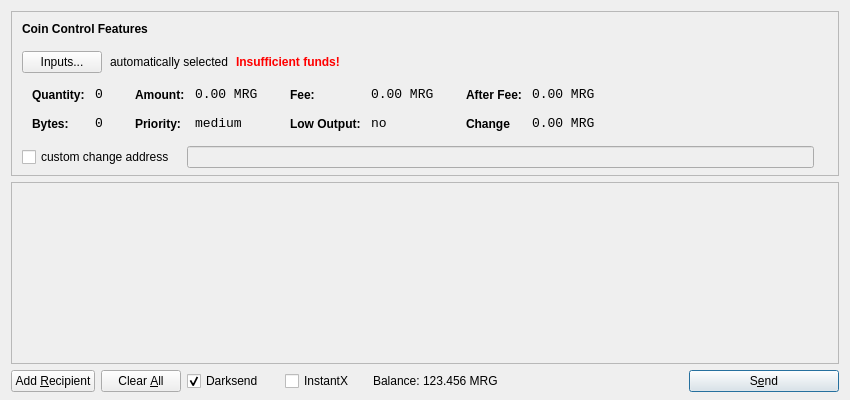
<?xml version="1.0" encoding="UTF-8"?>
<ui version="4.0">
 <class>SendCoinsDialog</class>
 <widget class="QDialog" name="SendCoinsDialog">
  <property name="geometry">
   <rect>
    <x>0</x>
    <y>0</y>
    <width>850</width>
    <height>400</height>
   </rect>
  </property>
  <property name="windowTitle">
   <string>Send Coins</string>
  </property>
  <layout class="QVBoxLayout" name="verticalLayout" stretch="0,1,0">
   <property name="bottomMargin">
    <number>8</number>
   </property>
   <item>
    <widget class="QFrame" name="frameCoinControl">
     <property name="sizePolicy">
      <sizepolicy hsizetype="Expanding" vsizetype="Expanding">
       <horstretch>0</horstretch>
       <verstretch>0</verstretch>
      </sizepolicy>
     </property>
     <property name="maximumSize">
      <size>
       <width>16777215</width>
       <height>16777215</height>
      </size>
     </property>
     <property name="frameShape">
      <enum>QFrame::StyledPanel</enum>
     </property>
     <property name="frameShadow">
      <enum>QFrame::Sunken</enum>
     </property>
     <layout class="QVBoxLayout" name="verticalLayoutCoinControl2">
      <property name="spacing">
       <number>-1</number>
      </property>
      <property name="leftMargin">
       <number>0</number>
      </property>
      <property name="topMargin">
       <number>0</number>
      </property>
      <property name="rightMargin">
       <number>0</number>
      </property>
      <property name="bottomMargin">
       <number>6</number>
      </property>
      <item>
       <layout class="QVBoxLayout" name="verticalLayoutCoinControl" stretch="0,0,0,0,1">
        <property name="spacing">
         <number>0</number>
        </property>
        <property name="leftMargin">
         <number>10</number>
        </property>
        <property name="topMargin">
         <number>10</number>
        </property>
        <item>
         <layout class="QHBoxLayout" name="horizontalLayoutCoinControl1">
          <property name="bottomMargin">
           <number>15</number>
          </property>
          <item>
           <widget class="QLabel" name="labelCoinControlFeatures">
            <property name="sizePolicy">
             <sizepolicy hsizetype="Preferred" vsizetype="Maximum">
              <horstretch>0</horstretch>
              <verstretch>0</verstretch>
             </sizepolicy>
            </property>
            <property name="font">
             <font>
              <weight>75</weight>
              <bold>true</bold>
             </font>
            </property>
            <property name="styleSheet">
             <string notr="true">font-weight:bold;</string>
            </property>
            <property name="text">
             <string>Coin Control Features</string>
            </property>
           </widget>
          </item>
         </layout>
        </item>
        <item>
         <layout class="QHBoxLayout" name="horizontalLayoutCoinControl2" stretch="0,0,0,0">
          <property name="spacing">
           <number>8</number>
          </property>
          <property name="bottomMargin">
           <number>10</number>
          </property>
          <item>
           <widget class="QPushButton" name="pushButtonCoinControl">
            <property name="styleSheet">
             <string notr="true"/>
            </property>
            <property name="text">
             <string>Inputs...</string>
            </property>
           </widget>
          </item>
          <item>
           <widget class="QLabel" name="labelCoinControlAutomaticallySelected">
            <property name="text">
             <string>automatically selected</string>
            </property>
            <property name="margin">
             <number>5</number>
            </property>
           </widget>
          </item>
          <item>
           <widget class="QLabel" name="labelCoinControlInsuffFunds">
            <property name="font">
             <font>
              <weight>75</weight>
              <bold>true</bold>
             </font>
            </property>
            <property name="styleSheet">
             <string notr="true">color:red;font-weight:bold;</string>
            </property>
            <property name="text">
             <string>Insufficient funds!</string>
            </property>
            <property name="margin">
             <number>5</number>
            </property>
           </widget>
          </item>
          <item>
           <spacer name="horizontalSpacerCoinControl">
            <property name="orientation">
             <enum>Qt::Horizontal</enum>
            </property>
            <property name="sizeHint" stdset="0">
             <size>
              <width>40</width>
              <height>1</height>
             </size>
            </property>
           </spacer>
          </item>
         </layout>
        </item>
        <item>
         <widget class="QWidget" name="widgetCoinControl" native="true">
          <property name="sizePolicy">
           <sizepolicy hsizetype="Preferred" vsizetype="Preferred">
            <horstretch>0</horstretch>
            <verstretch>0</verstretch>
           </sizepolicy>
          </property>
          <property name="minimumSize">
           <size>
            <width>0</width>
            <height>0</height>
           </size>
          </property>
          <property name="styleSheet">
           <string notr="true"/>
          </property>
          <layout class="QHBoxLayout" name="horizontalLayoutCoinControl5">
           <property name="margin">
            <number>0</number>
           </property>
           <item>
            <layout class="QHBoxLayout" name="horizontalLayoutCoinControl3" stretch="0,0,0,1">
             <property name="spacing">
              <number>20</number>
             </property>
             <property name="topMargin">
              <number>0</number>
             </property>
             <property name="bottomMargin">
              <number>10</number>
             </property>
             <item>
              <layout class="QFormLayout" name="formLayoutCoinControl1">
               <property name="horizontalSpacing">
                <number>10</number>
               </property>
               <property name="verticalSpacing">
                <number>14</number>
               </property>
               <property name="leftMargin">
                <number>10</number>
               </property>
               <property name="topMargin">
                <number>4</number>
               </property>
               <property name="rightMargin">
                <number>6</number>
               </property>
               <item row="0" column="0">
                <widget class="QLabel" name="labelCoinControlQuantityText">
                 <property name="styleSheet">
                  <string notr="true">font-weight:bold;</string>
                 </property>
                 <property name="text">
                  <string>Quantity:</string>
                 </property>
                 <property name="margin">
                  <number>0</number>
                 </property>
                </widget>
               </item>
               <item row="0" column="1">
                <widget class="QLabel" name="labelCoinControlQuantity">
                 <property name="font">
                  <font>
                   <family>Monospace</family>
                   <pointsize>10</pointsize>
                  </font>
                 </property>
                 <property name="cursor">
                  <cursorShape>IBeamCursor</cursorShape>
                 </property>
                 <property name="contextMenuPolicy">
                  <enum>Qt::ActionsContextMenu</enum>
                 </property>
                 <property name="text">
                  <string>0</string>
                 </property>
                 <property name="margin">
                  <number>0</number>
                 </property>
                 <property name="textInteractionFlags">
                  <set>Qt::LinksAccessibleByMouse|Qt::TextSelectableByKeyboard|Qt::TextSelectableByMouse</set>
                 </property>
                </widget>
               </item>
               <item row="1" column="0">
                <widget class="QLabel" name="labelCoinControlBytesText">
                 <property name="styleSheet">
                  <string notr="true">font-weight:bold;</string>
                 </property>
                 <property name="text">
                  <string>Bytes:</string>
                 </property>
                </widget>
               </item>
               <item row="1" column="1">
                <widget class="QLabel" name="labelCoinControlBytes">
                 <property name="font">
                  <font>
                   <family>Monospace</family>
                   <pointsize>10</pointsize>
                  </font>
                 </property>
                 <property name="cursor">
                  <cursorShape>IBeamCursor</cursorShape>
                 </property>
                 <property name="contextMenuPolicy">
                  <enum>Qt::ActionsContextMenu</enum>
                 </property>
                 <property name="text">
                  <string>0</string>
                 </property>
                 <property name="textInteractionFlags">
                  <set>Qt::LinksAccessibleByMouse|Qt::TextSelectableByKeyboard|Qt::TextSelectableByMouse</set>
                 </property>
                </widget>
               </item>
              </layout>
             </item>
             <item>
              <layout class="QFormLayout" name="formLayoutCoinControl2">
               <property name="horizontalSpacing">
                <number>10</number>
               </property>
               <property name="verticalSpacing">
                <number>14</number>
               </property>
               <property name="leftMargin">
                <number>6</number>
               </property>
               <property name="topMargin">
                <number>4</number>
               </property>
               <property name="rightMargin">
                <number>6</number>
               </property>
               <item row="0" column="0">
                <widget class="QLabel" name="labelCoinControlAmountText">
                 <property name="styleSheet">
                  <string notr="true">font-weight:bold;</string>
                 </property>
                 <property name="text">
                  <string>Amount:</string>
                 </property>
                 <property name="margin">
                  <number>0</number>
                 </property>
                </widget>
               </item>
               <item row="0" column="1">
                <widget class="QLabel" name="labelCoinControlAmount">
                 <property name="font">
                  <font>
                   <family>Monospace</family>
                   <pointsize>10</pointsize>
                  </font>
                 </property>
                 <property name="cursor">
                  <cursorShape>IBeamCursor</cursorShape>
                 </property>
                 <property name="contextMenuPolicy">
                  <enum>Qt::ActionsContextMenu</enum>
                 </property>
                 <property name="text">
                  <string>0.00 MRG</string>
                 </property>
                 <property name="textInteractionFlags">
                  <set>Qt::LinksAccessibleByMouse|Qt::TextSelectableByKeyboard|Qt::TextSelectableByMouse</set>
                 </property>
                </widget>
               </item>
               <item row="1" column="0">
                <widget class="QLabel" name="labelCoinControlPriorityText">
                 <property name="styleSheet">
                  <string notr="true">font-weight:bold;</string>
                 </property>
                 <property name="text">
                  <string>Priority:</string>
                 </property>
                </widget>
               </item>
               <item row="1" column="1">
                <widget class="QLabel" name="labelCoinControlPriority">
                 <property name="font">
                  <font>
                   <family>Monospace</family>
                   <pointsize>10</pointsize>
                  </font>
                 </property>
                 <property name="cursor">
                  <cursorShape>IBeamCursor</cursorShape>
                 </property>
                 <property name="contextMenuPolicy">
                  <enum>Qt::ActionsContextMenu</enum>
                 </property>
                 <property name="text">
                  <string>medium</string>
                 </property>
                 <property name="textInteractionFlags">
                  <set>Qt::LinksAccessibleByMouse|Qt::TextSelectableByKeyboard|Qt::TextSelectableByMouse</set>
                 </property>
                </widget>
               </item>
              </layout>
             </item>
             <item>
              <layout class="QFormLayout" name="formLayoutCoinControl3">
               <property name="horizontalSpacing">
                <number>10</number>
               </property>
               <property name="verticalSpacing">
                <number>14</number>
               </property>
               <property name="leftMargin">
                <number>6</number>
               </property>
               <property name="topMargin">
                <number>4</number>
               </property>
               <property name="rightMargin">
                <number>6</number>
               </property>
               <item row="0" column="0">
                <widget class="QLabel" name="labelCoinControlFeeText">
                 <property name="styleSheet">
                  <string notr="true">font-weight:bold;</string>
                 </property>
                 <property name="text">
                  <string>Fee:</string>
                 </property>
                 <property name="margin">
                  <number>0</number>
                 </property>
                </widget>
               </item>
               <item row="0" column="1">
                <widget class="QLabel" name="labelCoinControlFee">
                 <property name="font">
                  <font>
                   <family>Monospace</family>
                   <pointsize>10</pointsize>
                  </font>
                 </property>
                 <property name="cursor">
                  <cursorShape>IBeamCursor</cursorShape>
                 </property>
                 <property name="contextMenuPolicy">
                  <enum>Qt::ActionsContextMenu</enum>
                 </property>
                 <property name="text">
                  <string>0.00 MRG</string>
                 </property>
                 <property name="textInteractionFlags">
                  <set>Qt::LinksAccessibleByMouse|Qt::TextSelectableByKeyboard|Qt::TextSelectableByMouse</set>
                 </property>
                </widget>
               </item>
               <item row="1" column="0">
                <widget class="QLabel" name="labelCoinControlLowOutputText">
                 <property name="styleSheet">
                  <string notr="true">font-weight:bold;</string>
                 </property>
                 <property name="text">
                  <string>Low Output:</string>
                 </property>
                </widget>
               </item>
               <item row="1" column="1">
                <widget class="QLabel" name="labelCoinControlLowOutput">
                 <property name="font">
                  <font>
                   <family>Monospace</family>
                   <pointsize>10</pointsize>
                  </font>
                 </property>
                 <property name="cursor">
                  <cursorShape>IBeamCursor</cursorShape>
                 </property>
                 <property name="contextMenuPolicy">
                  <enum>Qt::ActionsContextMenu</enum>
                 </property>
                 <property name="text">
                  <string>no</string>
                 </property>
                 <property name="textInteractionFlags">
                  <set>Qt::LinksAccessibleByMouse|Qt::TextSelectableByKeyboard|Qt::TextSelectableByMouse</set>
                 </property>
                </widget>
               </item>
              </layout>
             </item>
             <item>
              <layout class="QFormLayout" name="formLayoutCoinControl4">
               <property name="horizontalSpacing">
                <number>10</number>
               </property>
               <property name="verticalSpacing">
                <number>14</number>
               </property>
               <property name="leftMargin">
                <number>6</number>
               </property>
               <property name="topMargin">
                <number>4</number>
               </property>
               <property name="rightMargin">
                <number>6</number>
               </property>
               <item row="0" column="0">
                <widget class="QLabel" name="labelCoinControlAfterFeeText">
                 <property name="styleSheet">
                  <string notr="true">font-weight:bold;</string>
                 </property>
                 <property name="text">
                  <string>After Fee:</string>
                 </property>
                 <property name="margin">
                  <number>0</number>
                 </property>
                </widget>
               </item>
               <item row="0" column="1">
                <widget class="QLabel" name="labelCoinControlAfterFee">
                 <property name="font">
                  <font>
                   <family>Monospace</family>
                   <pointsize>10</pointsize>
                  </font>
                 </property>
                 <property name="cursor">
                  <cursorShape>IBeamCursor</cursorShape>
                 </property>
                 <property name="contextMenuPolicy">
                  <enum>Qt::ActionsContextMenu</enum>
                 </property>
                 <property name="text">
                  <string>0.00 MRG</string>
                 </property>
                 <property name="textInteractionFlags">
                  <set>Qt::LinksAccessibleByMouse|Qt::TextSelectableByKeyboard|Qt::TextSelectableByMouse</set>
                 </property>
                </widget>
               </item>
               <item row="1" column="0">
                <widget class="QLabel" name="labelCoinControlChangeText">
                 <property name="styleSheet">
                  <string notr="true">font-weight:bold;</string>
                 </property>
                 <property name="text">
                  <string>Change</string>
                 </property>
                </widget>
               </item>
               <item row="1" column="1">
                <widget class="QLabel" name="labelCoinControlChange">
                 <property name="font">
                  <font>
                   <family>Monospace</family>
                   <pointsize>10</pointsize>
                  </font>
                 </property>
                 <property name="cursor">
                  <cursorShape>IBeamCursor</cursorShape>
                 </property>
                 <property name="contextMenuPolicy">
                  <enum>Qt::ActionsContextMenu</enum>
                 </property>
                 <property name="text">
                  <string>0.00 MRG</string>
                 </property>
                 <property name="textInteractionFlags">
                  <set>Qt::LinksAccessibleByMouse|Qt::TextSelectableByKeyboard|Qt::TextSelectableByMouse</set>
                 </property>
                </widget>
               </item>
              </layout>
             </item>
            </layout>
           </item>
          </layout>
         </widget>
        </item>
        <item>
         <layout class="QHBoxLayout" name="horizontalLayoutCoinControl4" stretch="0,0,0">
          <property name="spacing">
           <number>12</number>
          </property>
          <property name="sizeConstraint">
           <enum>QLayout::SetDefaultConstraint</enum>
          </property>
          <property name="topMargin">
           <number>5</number>
          </property>
          <property name="rightMargin">
           <number>5</number>
          </property>
          <item>
           <widget class="QCheckBox" name="checkBoxCoinControlChange">
            <property name="text">
             <string>custom change address</string>
            </property>
           </widget>
          </item>
          <item>
           <widget class="QLineEdit" name="lineEditCoinControlChange">
            <property name="enabled">
             <bool>false</bool>
            </property>
            <property name="sizePolicy">
             <sizepolicy hsizetype="Expanding" vsizetype="Fixed">
              <horstretch>0</horstretch>
              <verstretch>0</verstretch>
             </sizepolicy>
            </property>
           </widget>
          </item>
          <item>
           <widget class="QLabel" name="labelCoinControlChangeLabel">
            <property name="sizePolicy">
             <sizepolicy hsizetype="Preferred" vsizetype="Expanding">
              <horstretch>0</horstretch>
              <verstretch>0</verstretch>
             </sizepolicy>
            </property>
            <property name="minimumSize">
             <size>
              <width>0</width>
              <height>0</height>
             </size>
            </property>
            <property name="text">
             <string/>
            </property>
            <property name="margin">
             <number>3</number>
            </property>
           </widget>
          </item>
         </layout>
        </item>
        <item>
         <spacer name="verticalSpacerCoinControl">
          <property name="orientation">
           <enum>Qt::Vertical</enum>
          </property>
          <property name="sizeHint" stdset="0">
           <size>
            <width>800</width>
            <height>1</height>
           </size>
          </property>
         </spacer>
        </item>
       </layout>
      </item>
     </layout>
    </widget>
   </item>
   <item>
    <widget class="QScrollArea" name="scrollArea">
     <property name="widgetResizable">
      <bool>true</bool>
     </property>
     <widget class="QWidget" name="scrollAreaWidgetContents">
      <property name="geometry">
       <rect>
        <x>0</x>
        <y>0</y>
        <width>830</width>
        <height>165</height>
       </rect>
      </property>
      <layout class="QVBoxLayout" name="verticalLayout_2">
       <property name="margin">
        <number>0</number>
       </property>
       <item>
        <layout class="QVBoxLayout" name="entries">
         <property name="spacing">
          <number>6</number>
         </property>
        </layout>
       </item>
       <item>
        <spacer name="verticalSpacer">
         <property name="orientation">
          <enum>Qt::Vertical</enum>
         </property>
         <property name="sizeHint" stdset="0">
          <size>
           <width>20</width>
           <height>40</height>
          </size>
         </property>
        </spacer>
       </item>
      </layout>
     </widget>
    </widget>
   </item>
   <item>
    <layout class="QHBoxLayout" name="horizontalLayout">
     <item>
      <widget class="QPushButton" name="addButton">
       <property name="toolTip">
        <string>Send to multiple recipients at once</string>
       </property>
       <property name="text">
        <string>Add &amp;Recipient</string>
       </property>
       <property name="autoDefault">
        <bool>false</bool>
       </property>
      </widget>
     </item>
     <item>
      <widget class="QPushButton" name="clearButton">
       <property name="sizePolicy">
        <sizepolicy hsizetype="Minimum" vsizetype="Fixed">
         <horstretch>0</horstretch>
         <verstretch>0</verstretch>
        </sizepolicy>
       </property>
       <property name="toolTip">
        <string>Remove all transaction fields</string>
       </property>
       <property name="text">
        <string>Clear &amp;All</string>
       </property>
       <property name="autoRepeatDelay">
        <number>300</number>
       </property>
       <property name="autoDefault">
        <bool>false</bool>
       </property>
      </widget>
     </item>
     <item>
      <layout class="QHBoxLayout" name="horizontalLayout_2">
       <property name="spacing">
        <number>3</number>
       </property>
        <item>
        <widget class="QCheckBox" name="checkUseDarksend">
         <property name="minimumSize">
          <size>
           <width>95</width>
           <height>0</height>
          </size>
         </property>
         <property name="text">
          <string>Darksend</string>
         </property>
         <property name="checked">
          <bool>true</bool>
         </property>
        </widget>
       </item>
       <item>
        <widget class="QCheckBox" name="checkInstantX">
         <property name="enabled">
          <bool>true</bool>
         </property>
         <property name="minimumSize">
          <size>
           <width>85</width>
           <height>0</height>
          </size>
         </property>
         <property name="text">
          <string>InstantX</string>
         </property>
        </widget>
       </item>
       <item>
        <widget class="QLabel" name="label">
         <property name="sizePolicy">
          <sizepolicy hsizetype="Preferred" vsizetype="Fixed">
           <horstretch>0</horstretch>
           <verstretch>0</verstretch>
          </sizepolicy>
         </property>
         <property name="text">
          <string>Balance:</string>
         </property>
        </widget>
       </item>
       <item>
        <widget class="QLabel" name="labelBalance">
         <property name="sizePolicy">
          <sizepolicy hsizetype="Preferred" vsizetype="Fixed">
           <horstretch>0</horstretch>
           <verstretch>0</verstretch>
          </sizepolicy>
         </property>
         <property name="cursor">
          <cursorShape>IBeamCursor</cursorShape>
         </property>
         <property name="text">
          <string>123.456 MRG</string>
         </property>
         <property name="textInteractionFlags">
          <set>Qt::LinksAccessibleByMouse|Qt::TextSelectableByKeyboard|Qt::TextSelectableByMouse</set>
         </property>
        </widget>
       </item>
      </layout>
     </item>
     <item>
      <spacer name="horizontalSpacer">
       <property name="orientation">
        <enum>Qt::Horizontal</enum>
       </property>
       <property name="sizeHint" stdset="0">
        <size>
         <width>40</width>
         <height>20</height>
        </size>
       </property>
      </spacer>
     </item>
     <item>
      <widget class="QPushButton" name="sendButton">
       <property name="minimumSize">
        <size>
         <width>150</width>
         <height>0</height>
        </size>
       </property>
       <property name="toolTip">
        <string>Confirm the send action</string>
       </property>
       <property name="text">
        <string>S&amp;end</string>
       </property>
       <property name="icon">
        <iconset resource="../bitcoin.qrc">
         <normaloff>:/icons/send</normaloff>:/icons/send</iconset>
       </property>
       <property name="default">
        <bool>true</bool>
       </property>
      </widget>
     </item>
    </layout>
   </item>
  </layout>
 </widget>
 <resources>
  <include location="../bitcoin.qrc"/>
 </resources>
 <connections/>
</ui>
